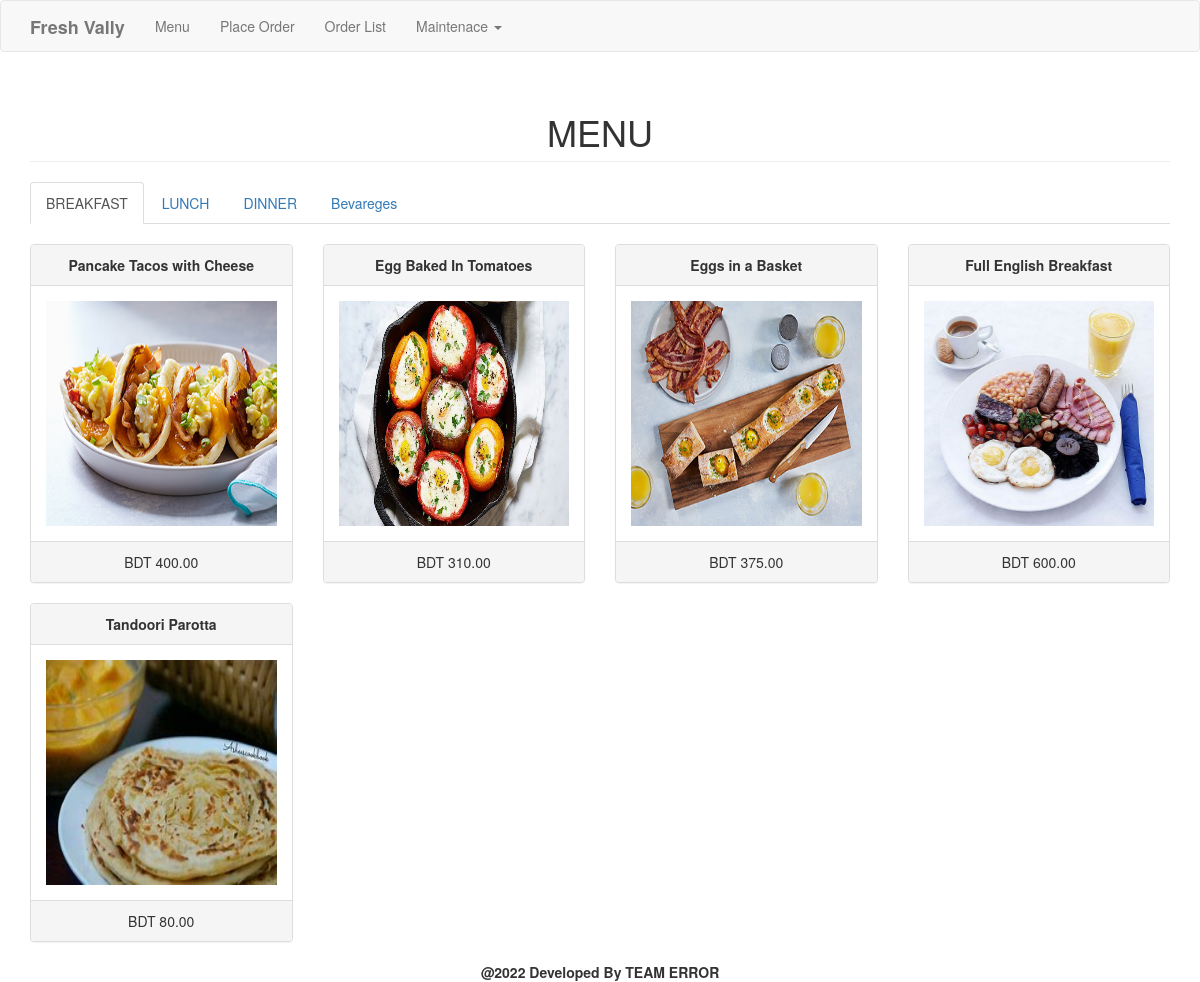
The page / on the database its author committed.
### tables this page shows
CREATE TABLE `category` (
  `categoryid` int(11) NOT NULL,
  `catname` varchar(30) NOT NULL
);

CREATE TABLE `product` (
  `productid` int(11) NOT NULL,
  `categoryid` int(1) NOT NULL,
  `productname` varchar(30) NOT NULL,
  `price` double NOT NULL,
  `photo` varchar(150) NOT NULL
);

### index.php (the view, shortened to what this page needs)
<?php include('header.php'); ?>
<body>
<?php include('navbar.php'); ?>
<div class="container">
	<h1 class="page-header text-center">MENU</h1>
	<ul class="nav nav-tabs">
		<?php
			$sql="select * from category order by categoryid asc limit 1";
			$fquery=$conn->query($sql);
			$frow=$fquery->fetch_array();
			?>
				<li class="active"><a data-toggle="tab" href="#<?php echo $frow['catname'] ?>"><?php echo $frow['catname'] ?></a></li>
			<?php
			$sql="select * from category order by categoryid asc";
			$nquery=$conn->query($sql);
			$num=$nquery->num_rows-1;
			$sql="select * from category order by categoryid asc limit 1, $num";
			$query=$conn->query($sql);
			while($row=$query->fetch_array()){
				?>
				<li><a data-toggle="tab" href="#<?php echo $row['catname'] ?>"><?php echo $row['catname'] ?></a></li>
				<?php
			}
		?>
	</ul>
	<div class="tab-content">
		<?php
			$sql="select * from category order by categoryid asc limit 1";
			$fquery=$conn->query($sql);
			$ftrow=$fquery->fetch_array();
			?>
				<div id="<?php echo $ftrow['catname']; ?>" class="tab-pane fade in active" style="margin-top:20px;">
					<?php
						$sql="select * from product where categoryid='".$ftrow['categoryid']."'";
						$pfquery=$conn->query($sql);
						$inc=4;
						while($pfrow=$pfquery->fetch_array()){
							$inc = ($inc == 4) ? 1 : $inc+1;
							if($inc == 1) echo "<div class='row'>";
							?>
								<div class="col-md-3">
									<div class="panel panel-default">
										<div class="panel-heading text-center">
											<b><?php echo $pfrow['productname']; ?></b>
										</div>
										<div class="panel-body">
											<img src="<?php if(empty($pfrow['photo'])){echo "upload/noimage.jpg";} else{echo $pfrow['photo'];} ?>" height="225px;" width="100%">
										</div>
										<div class="panel-footer text-center">
											BDT <?php echo number_format($pfrow['price'], 2); ?>
										</div>
									</div>
								</div>
							<?php
							if($inc == 4) echo "</div>";
						}
						if($inc == 1) echo "<div class='col-md-3'></div><div class='col-md-3'></div><div class='col-md-3'></div></div>";
					?>
		    	</div>
	</div>
</div>
</body>
<footer><center><B>@2022 Developed By TEAM ERROR</B></center></footer>
</html>

### header.php (shortened to what this page needs)
<!DOCTYPE html>
<html>
<head>
	<link rel="stylesheet" href="https://maxcdn.bootstrapcdn.com/bootstrap/3.3.7/css/bootstrap.min.css">
</head>

### navbar.php (shortened to what this page needs)
<nav class="navbar navbar-default">
  <div class="container">
    <div class="navbar-header">
      <a class="navbar-brand" href="index.php"><b>Fresh Vally</b></a>
    </div>
    <div class="collapse navbar-collapse" id="bs-example-navbar-collapse-1">
      <ul class="nav navbar-nav">
        <li><a href="index.php">Menu</a></li>
        <li><a href="order.php">Place Order</a></li>
        <li><a href="sales.php">Order List</a></li>
        <li>
          <a href="#" class="dropdown-toggle" data-toggle="dropdown" role="button" aria-haspopup="true" aria-expanded="false">Maintenace <span class="caret"></span></a>
        </li>
      </ul>
    </div>
  </div>
</nav>

### rows shown on the page
category: catname "BREAKFAST"
category: catname "LUNCH"
category: catname "DINNER"
category: catname "Bevareges"
product: productname "Pancake Tacos with Cheese", photo (picture), price "400.00"
product: productname "Egg Baked In Tomatoes", photo (picture), price "310.00"
product: productname "Eggs in a Basket", photo (picture), price "375.00"
product: productname "Full English Breakfast", photo (picture), price "600.00"
product: productname "Tandoori Parotta", photo (picture), price "80.00"
